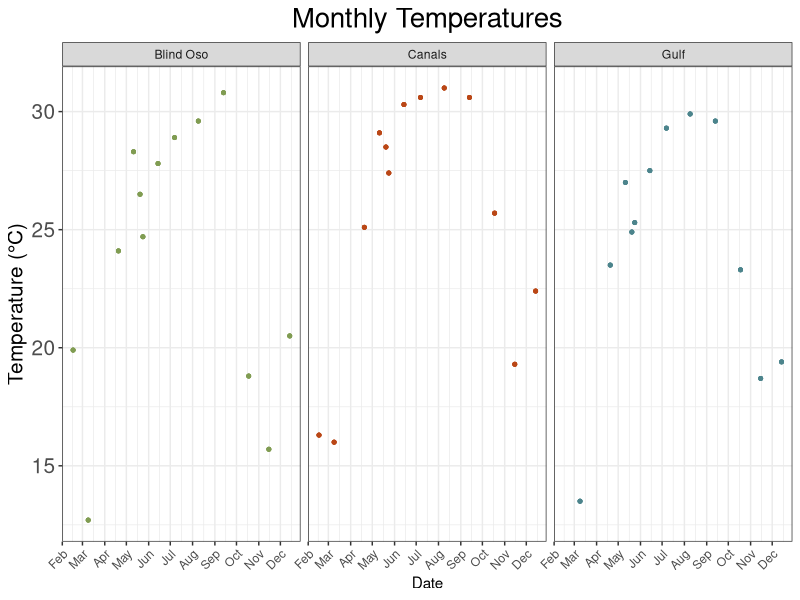
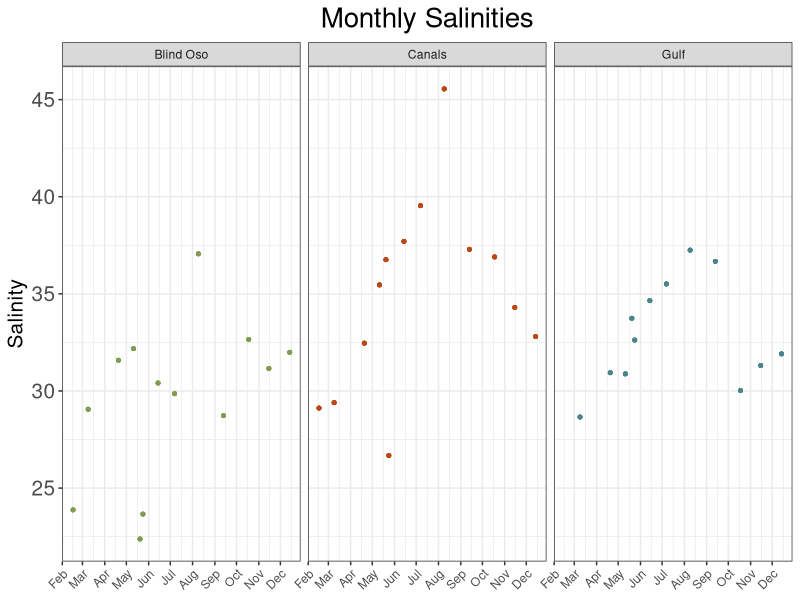
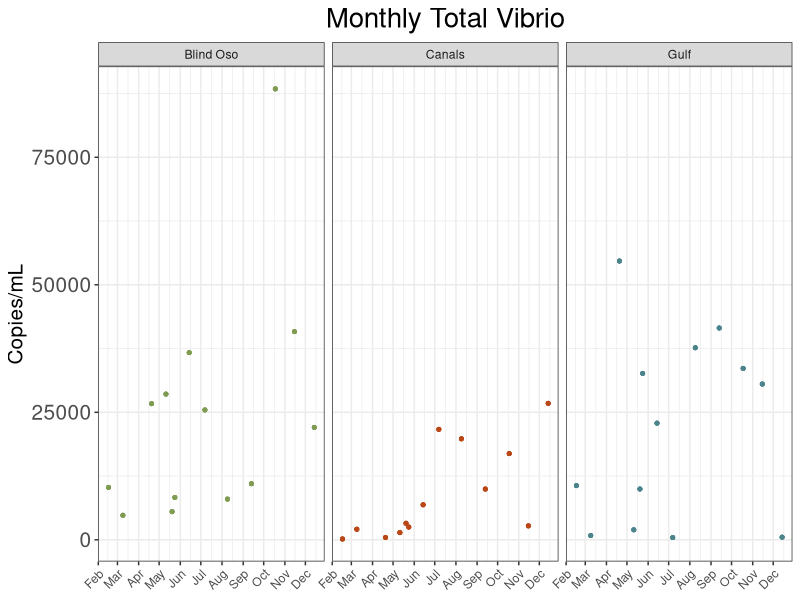
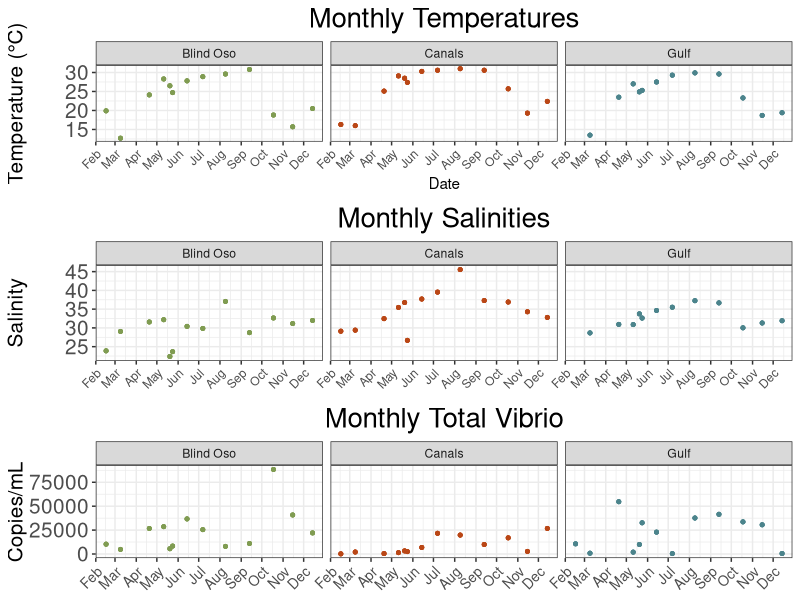
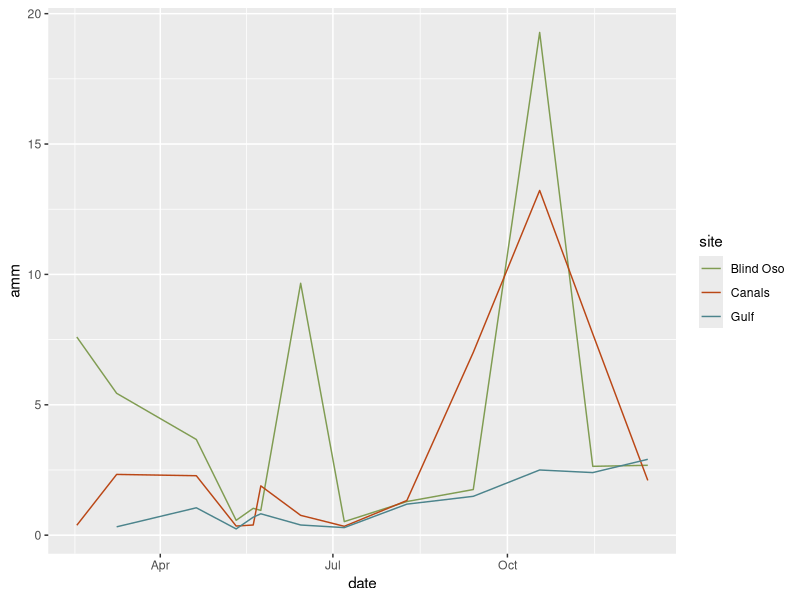
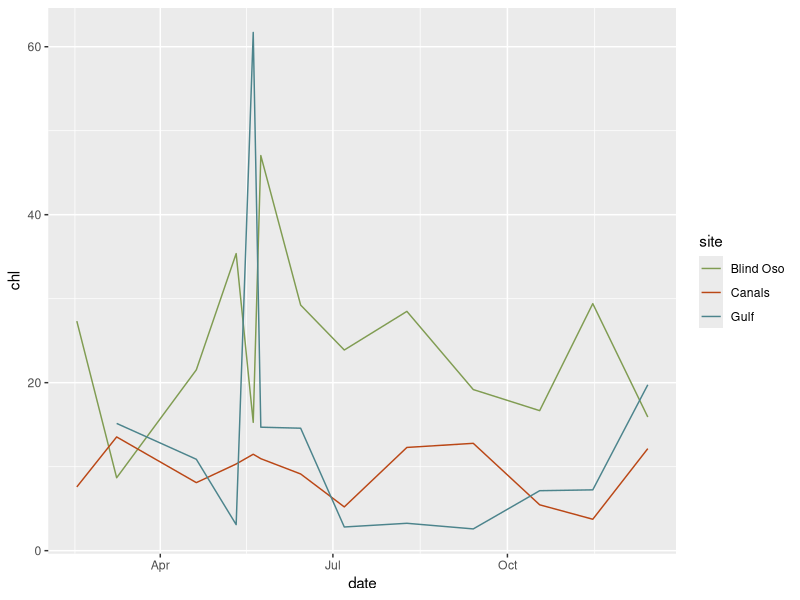
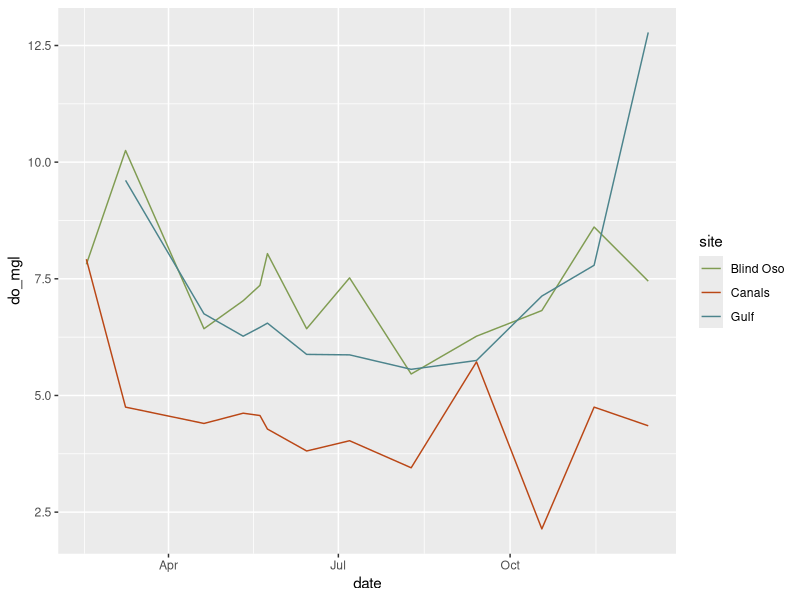
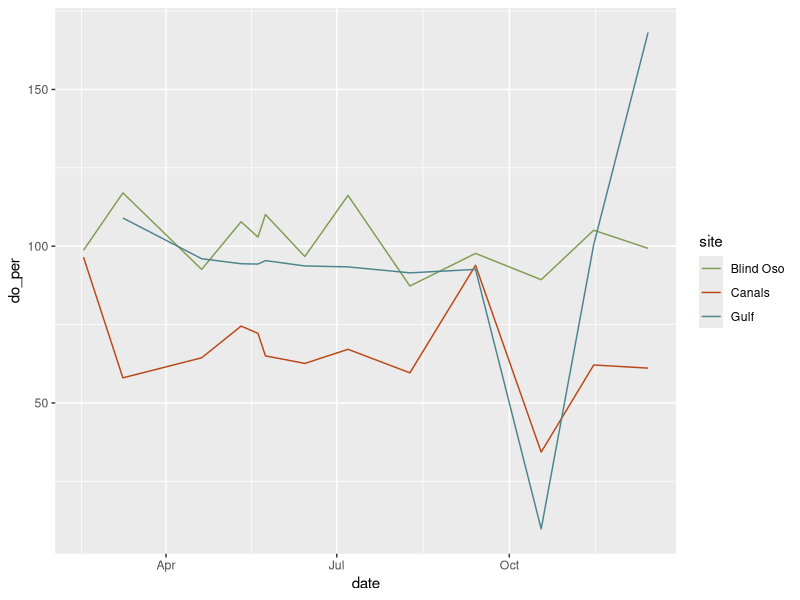

Recreate these plots in R, in order.
## ---- chunk 1
library(tidyverse)
library(here)
library(ggpubr)
library(lubridate)
library(kableExtra) #Tables
## ---- chunk 2
d1<- read_csv(here("data", "processed_data", "tx_master.csv"))
## ---- chunk 3
daily<- d1 %>%
  filter(Type %in% "Daily")

monthly<- d1 %>% 
  mutate(Type = case_when(d1$date == "2022-07-07"  ~ "Monthly", #This makes 7-7-22 a monthly value for July
                          d1$Type == "Monthly" ~ "Monthly")) %>%
  filter(Type %in% "Monthly") 
## ---- chunk 4
temp2<- monthly %>% ggplot() + geom_point(
  aes(
    x = date,
    y = temp,
    color = site,
    group = date),
  size = 1)+
  theme_bw()+
  facet_wrap(~site)+
  labs(
    x = "Date",
    y = "Temperature (°C)",
    title = "Monthly Temperatures",
    color = "Site")+
  theme(
    plot.title= element_text(hjust = 0.5, size = 20),
   # axis.title.x = element_blank(),
    #axis.ticks.x = element_blank(),
    axis.text.x = element_text(hjust = 1, angle = 45),
    axis.text.y = element_text(size = 15),
    axis.title.y = element_text(size = 15),
    legend.position = "none",
    legend.background = element_rect(colour = 'black', fill = 'white', linetype='solid')) + #Moves legend onto plot 
    scale_color_manual(values = c("Blind Oso" = "#809C52",
                                "Canals" = "#ba4716",
                                "Gulf" = "#4c848c"))+
   scale_x_date(date_breaks="1 month", date_labels="%b")


temp2
  
## ---- chunk 5
sal2<- monthly %>% ggplot() + geom_point(
  aes(
    x = date,
    y = sal,
    color = site,
    group = date),
  size = 1)+
  facet_wrap(~site)+
  theme_bw()+
  labs(
    y = "Salinity",
    title = "Monthly Salinities",
    color = "Site")+
     scale_x_date(date_breaks="1 month", date_labels="%b")+
  theme(
    plot.title= element_text(hjust = 0.5, size = 20),
    axis.title.x = element_blank(),
    axis.title.y = element_text(size = 15),
    axis.text.x = element_text(hjust = 1, angle =45),
    axis.text.y = element_text(size = 15),
   # axis.ticks.x = element_blank(),
    legend.position = "none")+
    scale_color_manual(values = c("Blind Oso" = "#809C52",
                                "Canals" = "#ba4716",
                                "Gulf" = "#4c848c"))


sal2
## ---- chunk 6
fig3 <- monthly %>%
  ggplot()+geom_point(
  aes(x = date,
      y = copies_mL,
      color = site,
      group = date),
  size = 1)+
  facet_wrap(~site)+
  theme_bw()+
  labs(
    x = "Date",
    y = "Copies/mL",
    title = "Monthly Total Vibrio") +
  theme(
    plot.title = element_text(hjust = 0.5, size = 20),  #center title
    axis.title.x = element_blank(),
    axis.text.x = element_text(hjust = 1, angle = 45),
    axis.title.y = element_text(size = 15),
    axis.text.y = element_text(size = 15),
    legend.position = "none")+ #Removes legend
 scale_x_date(date_breaks="1 month", date_labels="%b")+

scale_color_manual(values = c("Blind Oso" = "#809C52",
                              "Canals" = "#ba4716",
                              "Gulf" = "#4c848c"))
fig3
## ---- chunk 7
figp<- ggarrange(temp2,sal2, fig3 + font("x.text", size = 10), ncol = 1, nrow = 3,align = "v")

figp
## ---- chunk 8
amm<- monthly %>%
  ggplot() + geom_line(
    aes(
      x = date,
      y = amm,
    color = site))+
    scale_color_manual(values = c("Blind Oso" = "#809C52",
                                "Canals" = "#ba4716",
                                "Gulf" = "#4c848c"))
amm
## ---- chunk 9
chl<- monthly %>%
  ggplot() + geom_line(
    aes(
      x = date,
      y = chl,
    color = site))+
    scale_color_manual(values = c("Blind Oso" = "#809C52",
                                "Canals" = "#ba4716",
                                "Gulf" = "#4c848c"))
chl
## ---- chunk 10
do_mgl<- monthly %>%
  ggplot() + geom_line(
    aes(
      x = date,
      y = do_mgl,
    color = site))+
    scale_color_manual(values = c("Blind Oso" = "#809C52",
                                "Canals" = "#ba4716",
                                "Gulf" = "#4c848c"))
do_mgl
## ---- chunk 11
do_per<- monthly %>%
  ggplot() + geom_line(
    aes(
      x = date,
      y = do_per,
    color = site))+
    scale_color_manual(values = c("Blind Oso" = "#809C52",
                                "Canals" = "#ba4716",
                                "Gulf" = "#4c848c"))
do_per
## ---- chunk 12
ph<- monthly %>%
  ggplot() + geom_line(
    aes(
      x = date,
      y = pH,
    color = site))+
    scale_color_manual(values = c("Blind Oso" = "#809C52",
                                "Canals" = "#ba4716",
                                "Gulf" = "#4c848c"))
ph
## ---- chunk 13
secchi<- monthly %>%
  ggplot() + geom_line(
    aes(
      x = date,
      y = secchi,
    color = site))+
    scale_color_manual(values = c("Blind Oso" = "#809C52",
                                "Canals" = "#ba4716",
                                "Gulf" = "#4c848c"))

secchi
## ---- chunk 14
nn<- monthly %>%
  ggplot() + geom_line(
    aes(
      x = date,
      y = nn,
    color = site))+
    scale_color_manual(values = c("Blind Oso" = "#809C52",
                                "Canals" = "#ba4716",
                                "Gulf" = "#4c848c")) +
  theme_bw() +
  labs(x = "Month",
       y = "N+N (µM)", 
       title = "Nitrate + Nitrite")

nn
## ---- chunk 15
orthop<- monthly %>%
  ggplot() + geom_line(
    aes(
      x = date,
      y = orthop,
    color = site))+
    scale_color_manual(values = c("Blind Oso" = "#809C52",
                                "Canals" = "#ba4716",
                                "Gulf" = "#4c848c"))+
  theme_bw() +
  labs(x = "Month",
       y = "Orthophosphate (µM)",
       title = "Orthophosphate")
orthop
## ---- chunk 16
sil<- monthly %>%
  ggplot() + geom_line(
    aes(
      x = date,
      y = sil,
    color = site))+
    scale_color_manual(values = c("Blind Oso" = "#809C52",
                                "Canals" = "#ba4716",
                                "Gulf" = "#4c848c"))

sil
## ---- chunk 17
din<- monthly %>%
  ggplot() + geom_line(
    aes(
      x = date,
      y = din,
    color = site))+
    scale_color_manual(values = c("Blind Oso" = "#809C52",
                                "Canals" = "#ba4716",
                                "Gulf" = "#4c848c"))
din
## ---- chunk 18
din_dip<- monthly %>%
  ggplot() + geom_line(
    aes(
      x = date,
      y = din_dip,
    color = site))+
    scale_color_manual(values = c("Blind Oso" = "#809C52",
                                "Canals" = "#ba4716",
                                "Gulf" = "#4c848c"))

din_dip
## ---- chunk 19
tdn<- monthly %>%
  ggplot() + geom_line(
    aes(
      x = date,
      y = tdn,
    color = site))+
    scale_color_manual(values = c("Blind Oso" = "#809C52",
                                "Canals" = "#ba4716",
                                "Gulf" = "#4c848c"))

tdn
## ---- chunk 20
don<- monthly %>%
  ggplot() + geom_line(
    aes(
      x = date,
      y = don,
    color = site))+
    scale_color_manual(values = c("Blind Oso" = "#809C52",
                                "Canals" = "#ba4716",
                                "Gulf" = "#4c848c"))
don
## ---- chunk 21
doc<- monthly %>%
  ggplot() + geom_line(
    aes(
      x = date,
      y = doc,
    color = site))+
    scale_color_manual(values = c("Blind Oso" = "#809C52",
                                "Canals" = "#ba4716",
                                "Gulf" = "#4c848c"))
doc
## ---- chunk 22
toc<- monthly %>%
  ggplot() + geom_line(
    aes(
      x = date,
      y = toc,
    color = site))+
  scale_x_date(date_breaks = "1 month", date_labels = "%b")+
    scale_color_manual(values = c("Blind Oso" = "#809C52",
                                "Canals" = "#ba4716",
                                "Gulf" = "#4c848c"))
toc
## ---- chunk 23
tn<- monthly %>%
  ggplot() + geom_line(
    aes(
      x = date,
      y = tn,
    color = site))+
    scale_color_manual(values = c("Blind Oso" = "#809C52",
                                "Canals" = "#ba4716",
                                "Gulf" = "#4c848c"))
tn
## ---- chunk 24
avg<- 
  monthly %>%
  filter(!date == as.Date('2022-05-24') & !date == as.Date('2022-05-20'),#Gets ride of extra dates in May
         hr_cst %in% "01") 

b_avg<-
  avg %>%
  filter(site %in% "Blind Oso") 
b_avg<- 
  b_avg %>%
  rbind(b_avg, sapply(b_avg, function(x) if(is.numeric(x)) mean(x, na.rm = TRUE) else "")) %>% #Adds a new row with average
  select(6,9:26) #Select columns of interest


c_avg<-
  avg %>%
  filter(site %in% "Canals")
c_avg<-
  c_avg %>%
  rbind(c_avg, sapply(c_avg, function(x) if(is.numeric(x)) mean(x, na.rm = TRUE) else "")) %>%
  select(6,9:26)

r_avg<-
  avg %>%
  filter(site %in% "Gulf")
r_avg<-
  r_avg %>%
  rbind(r_avg, sapply(r_avg, function(x) if(is.numeric(x)) mean(x, na.rm = TRUE) else "")) %>%
  select(6,9:26)
## ---- chunk 25
b_nn<- b_avg$nn[89] 
b_orthop<- b_avg$orthop[89]

c_nn<- c_avg$nn[89]
c_orthop<- c_avg$orthop[89]

r_nn<- r_avg$nn[89]
r_orthop<- r_avg$orthop[89]

#DF
average_df<- 
  tibble(Site  = c("Blind Oso", "Canals", "Gulf"),
             NN = c(b_nn, c_nn, r_nn),
             OrthoP = c(b_orthop, c_orthop, r_orthop))
kable(average_df)
